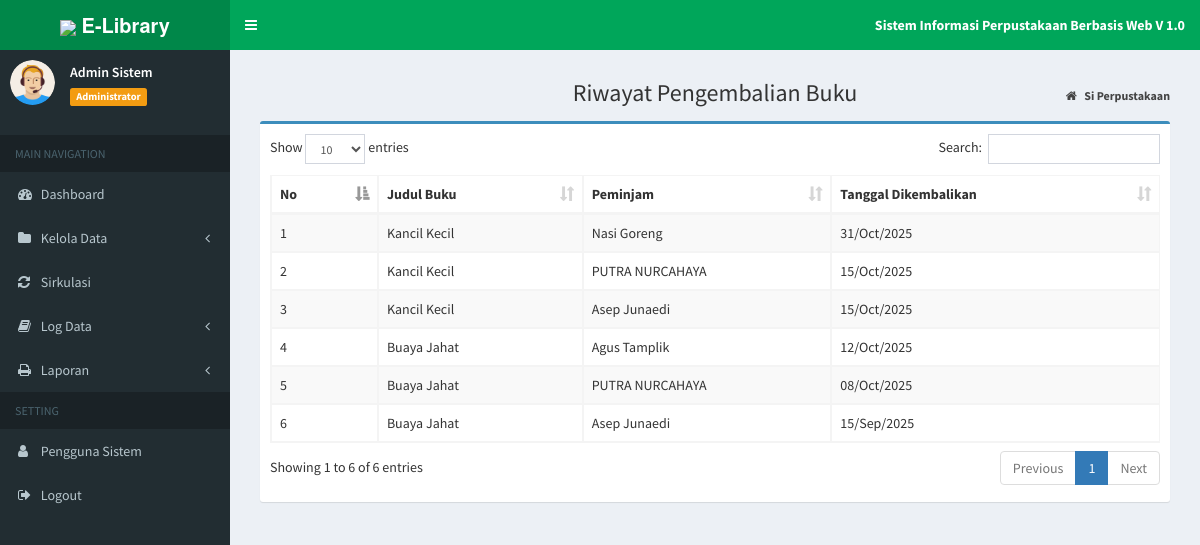
/index.php?page=log_kembali (signed in), run on the app's committed database.
### tables this page shows
CREATE TABLE `tb_sirkulasi` (
  `id_sk` varchar(20) NOT NULL,
  `id_buku` varchar(10) NOT NULL,
  `id_anggota` varchar(10) NOT NULL,
  `tgl_pinjam` date NOT NULL,
  `tgl_kembali` date NOT NULL,
  `tgl_dikembalikan` date DEFAULT NULL,
  `status` enum('PIN','KEM') NOT NULL
);

CREATE TABLE `tb_buku` (
  `id_buku` varchar(10) NOT NULL,
  `judul_buku` varchar(50) NOT NULL,
  `pengarang` varchar(50) NOT NULL,
  `penerbit` varchar(50) NOT NULL,
  `th_terbit` year(4) NOT NULL
);

CREATE TABLE `tb_anggota` (
  `id_anggota` varchar(10) NOT NULL,
  `nama` varchar(50) NOT NULL,
  `jekel` enum('Laki-laki','Perempuan') NOT NULL,
  `kelas` varchar(50) NOT NULL,
  `no_hp` varchar(15) NOT NULL
);

### admin/log/log_kembali.php (the view)
<section class="content-header">
    <h1 style="text-align:center;">
        Riwayat Pengembalian Buku
    </h1>
    <ol class="breadcrumb">
        <li>
            <a href="index.php">
                <i class="fa fa-home"></i> <b>Si Perpustakaan</b>
            </a>
        </li>
    </ol>
</section>
<section class="content">
<div class="box box-primary">
<div class="box-body">
<div class="table-responsive">
<table id="example1" class="table table-bordered table-striped">
<thead>
<tr>
    <th>No</th>
    <th>Judul Buku</th>
    <th>Peminjam</th>
    <th>Tanggal Dikembalikan</th>
</tr>
</thead>
<tbody>
<?php
$no = 1;
$sql = $koneksi->query("
    SELECT
        b.judul_buku,
        a.nama,
        s.tgl_dikembalikan
    FROM tb_sirkulasi s
    INNER JOIN tb_buku b ON s.id_buku = b.id_buku
    INNER JOIN tb_anggota a ON s.id_anggota = a.id_anggota
    WHERE s.status = 'KEM'
    AND s.tgl_dikembalikan IS NOT NULL
    AND s.tgl_dikembalikan <> '0000-00-00'
    ORDER BY s.tgl_dikembalikan DESC
");
while ($data = $sql->fetch_assoc()) {
    $tgl_dikembalikan = !empty($data['tgl_dikembalikan'])
        ? date("d/M/Y", strtotime($data['tgl_dikembalikan']))
        : "-";
?>
<tr>
    <td><?= $no++; ?></td>
    <td><?= htmlspecialchars($data['judul_buku']); ?></td>
    <td><?= htmlspecialchars($data['nama']); ?></td>
    <td><?= $tgl_dikembalikan; ?></td>
</tr>
<?php } ?>
</tbody>
</table>
</div>
</div>
</div>
</section>

### data on the page
tb_sirkulasi: id_buku.judul_buku "Kancil Kecil", id_anggota.nama "Nasi Goreng", tgl_dikembalikan "31/Oct/2025"
tb_sirkulasi: id_buku.judul_buku "Kancil Kecil", id_anggota.nama "PUTRA NURCAHAYA", tgl_dikembalikan "15/Oct/2025"
tb_sirkulasi: id_buku.judul_buku "Kancil Kecil", id_anggota.nama "Asep Junaedi", tgl_dikembalikan "15/Oct/2025"
tb_sirkulasi: id_buku.judul_buku "Buaya Jahat", id_anggota.nama "Agus Tamplik", tgl_dikembalikan "12/Oct/2025"
tb_sirkulasi: id_buku.judul_buku "Buaya Jahat", id_anggota.nama "PUTRA NURCAHAYA", tgl_dikembalikan "08/Oct/2025"
tb_sirkulasi: id_buku.judul_buku "Buaya Jahat", id_anggota.nama "Asep Junaedi", tgl_dikembalikan "15/Sep/2025"

### other printed values
$data_nama "Admin Sistem"
$data_level "Administrator"
